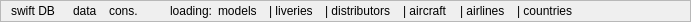
<?xml version="1.0" encoding="UTF-8"?>
<ui version="4.0">
 <class>CInfoBarWebReadersStatusComponent</class>
 <widget class="QFrame" name="CInfoBarWebReadersStatusComponent">
  <property name="geometry">
   <rect>
    <x>0</x>
    <y>0</y>
    <width>691</width>
    <height>22</height>
   </rect>
  </property>
  <property name="windowTitle">
   <string>Web reader status bar</string>
  </property>
  <property name="frameShape">
   <enum>QFrame::StyledPanel</enum>
  </property>
  <property name="frameShadow">
   <enum>QFrame::Raised</enum>
  </property>
  <layout class="QHBoxLayout" name="hl_InoBarWerbReaderStatusComponent">
   <property name="leftMargin">
    <number>10</number>
   </property>
   <property name="topMargin">
    <number>0</number>
   </property>
   <property name="rightMargin">
    <number>0</number>
   </property>
   <property name="bottomMargin">
    <number>0</number>
   </property>
   <item>
    <widget class="QLabel" name="lbl_SwiftDb">
     <property name="text">
      <string>swift DB</string>
     </property>
    </widget>
   </item>
   <item>
    <widget class="BlackGui::CLedWidget" name="led_SwiftDb" native="true"/>
   </item>
   <item>
    <widget class="QLabel" name="lbl_DataReady">
     <property name="toolTip">
      <string>Mappings ready</string>
     </property>
     <property name="text">
      <string>data</string>
     </property>
     <property name="indent">
      <number>6</number>
     </property>
    </widget>
   </item>
   <item>
    <widget class="BlackGui::CLedWidget" name="led_DataReady" native="true"/>
   </item>
   <item>
    <widget class="QLabel" name="lbl_Consolidation">
     <property name="toolTip">
      <string>consolidation</string>
     </property>
     <property name="text">
      <string>cons.</string>
     </property>
    </widget>
   </item>
   <item>
    <widget class="BlackGui::CLedWidget" name="led_Consolidation" native="true"/>
   </item>
   <item>
    <spacer name="hs_Spacer">
     <property name="orientation">
      <enum>Qt::Horizontal</enum>
     </property>
     <property name="sizeType">
      <enum>QSizePolicy::Fixed</enum>
     </property>
     <property name="sizeHint" stdset="0">
      <size>
       <width>20</width>
       <height>20</height>
      </size>
     </property>
    </spacer>
   </item>
   <item>
    <widget class="QLabel" name="lbl_Loading">
     <property name="text">
      <string>loading:</string>
     </property>
    </widget>
   </item>
   <item>
    <widget class="QLabel" name="lbl_Models">
     <property name="text">
      <string>models</string>
     </property>
    </widget>
   </item>
   <item>
    <widget class="BlackGui::CLedWidget" name="led_Models" native="true"/>
   </item>
   <item>
    <widget class="QLabel" name="lbl_Liveries">
     <property name="text">
      <string>| liveries</string>
     </property>
    </widget>
   </item>
   <item>
    <widget class="BlackGui::CLedWidget" name="led_Liveries" native="true"/>
   </item>
   <item>
    <widget class="QLabel" name="lbl_Distributors">
     <property name="text">
      <string>| distributors</string>
     </property>
    </widget>
   </item>
   <item>
    <widget class="BlackGui::CLedWidget" name="led_Distributors" native="true"/>
   </item>
   <item>
    <widget class="QLabel" name="lbl_Aircraft">
     <property name="text">
      <string>| aircraft</string>
     </property>
    </widget>
   </item>
   <item>
    <widget class="BlackGui::CLedWidget" name="led_IcaoAircraft" native="true"/>
   </item>
   <item>
    <widget class="QLabel" name="lbl_Airlines">
     <property name="text">
      <string>| airlines</string>
     </property>
    </widget>
   </item>
   <item>
    <widget class="BlackGui::CLedWidget" name="led_IcaoAirline" native="true"/>
   </item>
   <item>
    <widget class="QLabel" name="lbl_Countries">
     <property name="text">
      <string>| countries</string>
     </property>
    </widget>
   </item>
   <item>
    <widget class="BlackGui::CLedWidget" name="led_Countries" native="true"/>
   </item>
   <item>
    <spacer name="hs_InfoBarWebReadersStatusComponent">
     <property name="orientation">
      <enum>Qt::Horizontal</enum>
     </property>
     <property name="sizeHint" stdset="0">
      <size>
       <width>40</width>
       <height>20</height>
      </size>
     </property>
    </spacer>
   </item>
  </layout>
 </widget>
 <customwidgets>
  <customwidget>
   <class>BlackGui::CLedWidget</class>
   <extends>QWidget</extends>
   <header>blackgui/led.h</header>
   <container>1</container>
  </customwidget>
 </customwidgets>
 <resources/>
 <connections/>
</ui>
